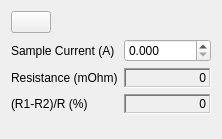
<?xml version="1.0" encoding="UTF-8"?>
<ui version="4.0">
 <class>Form</class>
 <widget class="QWidget" name="Form">
  <property name="geometry">
   <rect>
    <x>0</x>
    <y>0</y>
    <width>222</width>
    <height>139</height>
   </rect>
  </property>
  <property name="windowTitle">
   <string>Form</string>
  </property>
  <layout class="QFormLayout" name="formLayout">
   <item row="0" column="0" colspan="2">
    <layout class="QHBoxLayout" name="horizontalLayout">
     <item>
      <widget class="QPushButton" name="Run">
       <property name="maximumSize">
        <size>
         <width>16777215</width>
         <height>16777215</height>
        </size>
       </property>
       <property name="baseSize">
        <size>
         <width>0</width>
         <height>0</height>
        </size>
       </property>
       <property name="text">
        <string/>
       </property>
       <property name="icon">
        <iconset>
         <normaloff>player_play.png</normaloff>
         <normalon>player_pause.png</normalon>player_play.png</iconset>
       </property>
       <property name="checkable">
        <bool>true</bool>
       </property>
       <property name="checked">
        <bool>false</bool>
       </property>
       <property name="autoExclusive">
        <bool>true</bool>
       </property>
       <property name="flat">
        <bool>false</bool>
       </property>
      </widget>
     </item>
     <item>
      <spacer name="horizontalSpacer">
       <property name="orientation">
        <enum>Qt::Horizontal</enum>
       </property>
       <property name="sizeHint" stdset="0">
        <size>
         <width>40</width>
         <height>20</height>
        </size>
       </property>
      </spacer>
     </item>
    </layout>
   </item>
   <item row="1" column="0">
    <widget class="QLabel" name="label">
     <property name="text">
      <string>Sample Current (A)</string>
     </property>
    </widget>
   </item>
   <item row="1" column="1">
    <widget class="QDoubleSpinBox" name="Is">
     <property name="decimals">
      <number>3</number>
     </property>
     <property name="maximum">
      <double>0.105000000000000</double>
     </property>
     <property name="singleStep">
      <double>0.010000000000000</double>
     </property>
    </widget>
   </item>
   <item row="2" column="0">
    <widget class="QLabel" name="label_2">
     <property name="text">
      <string>Resistance (mOhm)</string>
     </property>
    </widget>
   </item>
   <item row="2" column="1">
    <widget class="QLabel" name="Rs">
     <property name="sizePolicy">
      <sizepolicy hsizetype="Minimum" vsizetype="Fixed">
       <horstretch>0</horstretch>
       <verstretch>0</verstretch>
      </sizepolicy>
     </property>
     <property name="minimumSize">
      <size>
       <width>0</width>
       <height>20</height>
      </size>
     </property>
     <property name="frameShape">
      <enum>QFrame::WinPanel</enum>
     </property>
     <property name="frameShadow">
      <enum>QFrame::Sunken</enum>
     </property>
     <property name="text">
      <string>0</string>
     </property>
     <property name="alignment">
      <set>Qt::AlignRight|Qt::AlignTrailing|Qt::AlignVCenter</set>
     </property>
    </widget>
   </item>
   <item row="3" column="0">
    <widget class="QLabel" name="label_3">
     <property name="text">
      <string>(R1-R2)/R (%)</string>
     </property>
    </widget>
   </item>
   <item row="3" column="1">
    <widget class="QLabel" name="ratio">
     <property name="sizePolicy">
      <sizepolicy hsizetype="Minimum" vsizetype="Fixed">
       <horstretch>0</horstretch>
       <verstretch>0</verstretch>
      </sizepolicy>
     </property>
     <property name="minimumSize">
      <size>
       <width>0</width>
       <height>20</height>
      </size>
     </property>
     <property name="frameShape">
      <enum>QFrame::WinPanel</enum>
     </property>
     <property name="frameShadow">
      <enum>QFrame::Sunken</enum>
     </property>
     <property name="text">
      <string>0</string>
     </property>
     <property name="alignment">
      <set>Qt::AlignRight|Qt::AlignTrailing|Qt::AlignVCenter</set>
     </property>
    </widget>
   </item>
  </layout>
 </widget>
 <resources/>
 <connections/>
</ui>
